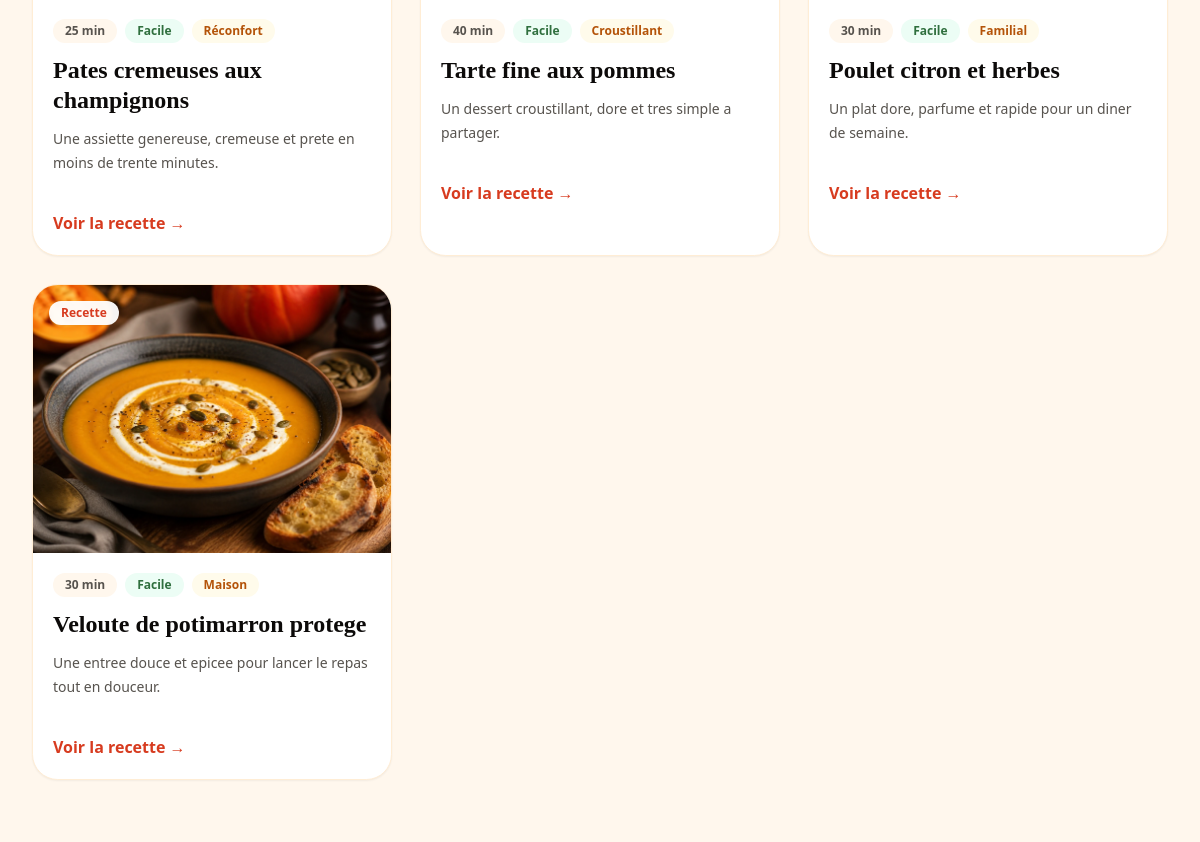
Before: / (middle part) with the older database file.
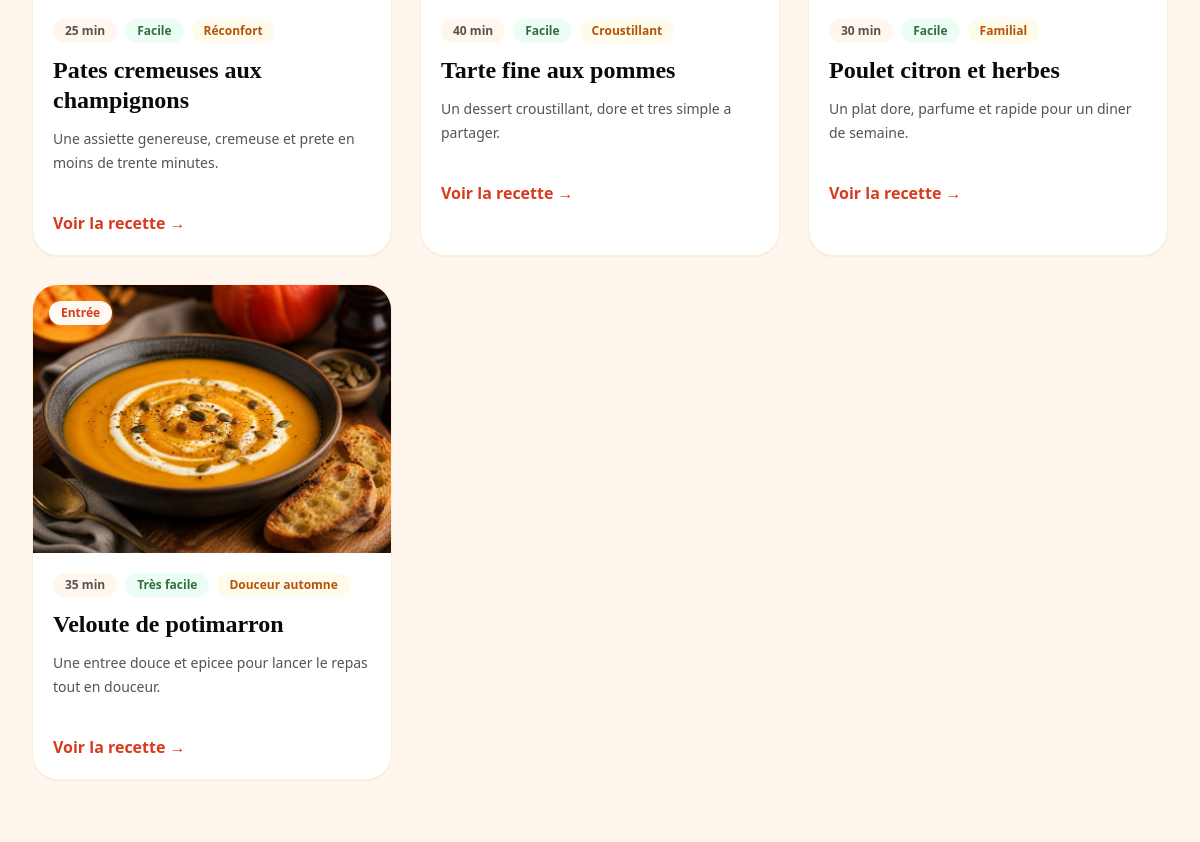
After: the same page with the newer database file.
### tables this page shows
CREATE TABLE IF NOT EXISTS recipes (
  id INT AUTO_INCREMENT PRIMARY KEY,
  title VARCHAR(150) NOT NULL,
  slug VARCHAR(180) NOT NULL UNIQUE,
  short_description VARCHAR(300) NOT NULL,
  description TEXT NOT NULL,
  ingredients TEXT NOT NULL,
  preparation_steps TEXT NOT NULL,
  image_path VARCHAR(255) NULL,
  created_at DATETIME NOT NULL DEFAULT CURRENT_TIMESTAMP,
  updated_at DATETIME NOT NULL DEFAULT CURRENT_TIMESTAMP ON UPDATE CURRENT_TIMESTAMP,
  INDEX idx_recipes_slug (slug)
);

### app/config/database.php (called while the page is built, shortened)
<?php
function db(): PDO
{
    $host = env_value('DB_HOST', '127.0.0.1');
    $port = env_value('DB_PORT', '3306');
    $name = env_value('DB_NAME', 'secure_recipes_greta92');
    $user = env_value('DB_USER', 'root');
    $password = env_value('DB_PASSWORD', '');
    $dsn = "mysql:host={$host};port={$port};dbname={$name};charset=utf8mb4";
    $pdo = new PDO($dsn, (string) $user, (string) $password, [
        PDO::ATTR_ERRMODE => PDO::ERRMODE_EXCEPTION,
        PDO::ATTR_DEFAULT_FETCH_MODE => PDO::FETCH_ASSOC,
        PDO::ATTR_EMULATE_PREPARES => false,
    ]);
    return $pdo;
}

### app/repositories/RecipeRepository.php (called while the page is built, shortened)
<?php
final class RecipeRepository
{
    public function all(): array
    {
        $stmt = $this->pdo->prepare('SELECT * FROM recipes ORDER BY created_at DESC, id DESC');
        $stmt->execute();
        return $stmt->fetchAll();
    }
}

### public/index.php (the view, shortened to what this page needs)
<?php
require_once BASE_PATH . '/app/config/database.php';
require_once BASE_PATH . '/app/repositories/RecipeRepository.php';
$recipes = [];
$dbError = null;
$recipeMeta = [
    'veloute-de-potimarron' => ['category' => 'entrees', 'label' => 'Entrée', 'time' => '35 min', 'level' => 'Très facile', 'tag' => 'Douceur automne'],
    'poulet-citron-et-herbes' => ['category' => 'plats', 'label' => 'Plat', 'time' => '30 min', 'level' => 'Facile', 'tag' => 'Familial'],
    'tarte-fine-aux-pommes' => ['category' => 'desserts', 'label' => 'Dessert', 'time' => '40 min', 'level' => 'Facile', 'tag' => 'Croustillant'],
    'pates-cremeuses-aux-champignons' => ['category' => 'plats', 'label' => 'Plat', 'time' => '25 min', 'level' => 'Facile', 'tag' => 'Réconfort'],
    'salade-mediterraneenne' => ['category' => 'entrees', 'label' => 'Entrée', 'time' => '15 min', 'level' => 'Très facile', 'tag' => 'Fraîcheur'],
    'saumon-au-four-et-legumes' => ['category' => 'plats', 'label' => 'Plat', 'time' => '35 min', 'level' => 'Facile', 'tag' => 'Équilibré'],
    'curry-de-legumes-coco' => ['category' => 'vegetarien', 'label' => 'Végétarien', 'time' => '35 min', 'level' => 'Facile', 'tag' => 'Parfumé'],
    'burger-maison-gourmand' => ['category' => 'plats', 'label' => 'Plat', 'time' => '45 min', 'level' => 'Moyen', 'tag' => 'Week-end'],
    'risotto-parmesan-et-champignons' => ['category' => 'plats', 'label' => 'Plat', 'time' => '35 min', 'level' => 'Moyen', 'tag' => 'Crémeux'],
    'fondant-au-chocolat' => ['category' => 'desserts', 'label' => 'Dessert', 'time' => '22 min', 'level' => 'Facile', 'tag' => 'Gourmand'],
];
try {
    $recipes = (new RecipeRepository(db()))->all();
} catch (Throwable $exception) {
    $dbError = 'Impossible de charger les recettes pour le moment.';
}
public_header('Accueil');
?>
<section id="recettes" class="mx-auto max-w-7xl px-4 pb-16 sm:px-6 lg:px-8">
    <?php if ($dbError): ?>
        <div class="rounded-3xl border border-amber-200 bg-amber-50 p-5 text-amber-900"><?= e($dbError) ?></div>
    <?php elseif (!$recipes): ?>
        <div class="rounded-3xl border border-orange-100 bg-white p-5 text-stone-600">Aucune recette publiée pour le moment.</div>
    <?php else: ?>
        <div class="grid gap-7 sm:grid-cols-2 lg:grid-cols-3">
            <?php foreach ($recipes as $recipe): ?>
                <?php $meta = $recipeMeta[$recipe['slug']] ?? ['category' => 'plats', 'label' => 'Recette', 'time' => '30 min', 'level' => 'Facile', 'tag' => 'Maison']; ?>
                <article class="group overflow-hidden rounded-[1.6rem] border border-orange-100 bg-white shadow-sm transition hover:-translate-y-1 hover:shadow-xl hover:shadow-orange-900/10" data-recipe-card data-category="<?= e($meta['category']) ?>" data-search="<?= e($recipe['title'] . ' ' . $recipe['short_description'] . ' ' . $meta['label'] . ' ' . $meta['tag']) ?>">
                    <a href="/recipe.php?slug=<?= e($recipe['slug']) ?>" class="block">
                        <div class="relative">
                            <img class="aspect-[4/3] w-full object-cover transition duration-500 group-hover:scale-105" src="<?= e(recipe_image_url($recipe['image_path'])) ?>" alt="">
                            <span class="absolute left-4 top-4 rounded-full bg-white/95 px-3 py-1 text-xs font-extrabold text-tomato shadow-sm"><?= e($meta['label']) ?></span>
                        </div>
                        <div class="p-5">
                            <div class="mb-3 flex flex-wrap gap-2 text-xs font-extrabold text-stone-600">
                                <span class="rounded-full bg-orange-50 px-3 py-1"><?= e($meta['time']) ?></span>
                                <span class="rounded-full bg-emerald-50 px-3 py-1 text-herb"><?= e($meta['level']) ?></span>
                                <span class="rounded-full bg-amber-50 px-3 py-1 text-amber-700"><?= e($meta['tag']) ?></span>
                            </div>
                            <h3 class="font-serif text-2xl font-bold leading-tight text-stone-950"><?= e($recipe['title']) ?></h3>
                            <p class="mt-3 min-h-16 text-sm leading-6 text-stone-600"><?= e($recipe['short_description']) ?></p>
                            <span class="mt-5 inline-flex font-extrabold text-tomato">Voir la recette →</span>
                        </div>
                    </a>
                </article>
            <?php endforeach; ?>
        </div>
    <?php endif; ?>
</section>
<?php public_footer(); ?>

### app/helpers/functions.php (shortened to what this page needs)
<?php
function e(mixed $value): string
{
    return htmlspecialchars((string) $value, ENT_QUOTES, 'UTF-8');
}
function asset(string $path): string
{
    return '/' . ltrim($path, '/');
}
function recipe_image_url(?string $imagePath): string
{
    return asset($imagePath);
}
function public_header(string $title): void
{
    $pageTitle = e($title . ' - Mijoté Maison');
    echo <<<HTML
<!doctype html>
<html lang="fr">
<head>
    <meta charset="utf-8">
    <meta name="viewport" content="width=device-width, initial-scale=1">
    <title>{$pageTitle}</title>
    <link rel="stylesheet" href="/assets/css/output.css">
    <script src="/assets/js/presentation.js" defer></script>
    <script src="/assets/js/recipes.js" defer></script>
</head>
<body class="min-h-screen bg-cream text-stone-900 antialiased">
<header class="sticky top-0 z-40 border-b border-orange-100 bg-cream/95 shadow-sm backdrop-blur">
    <nav class="mx-auto flex max-w-7xl items-center justify-between px-4 py-3 sm:px-6 lg:px-8">
        <a href="/" class="flex items-center gap-3 text-stone-950">
            <img class="h-12 w-12 rounded-2xl" src="/assets/img/logo-mijote-maison.svg" alt="">
            <span class="leading-tight">
                <span class="block font-serif text-xl font-bold">Mijoté Maison</span>
                <span class="block text-xs font-extrabold uppercase tracking-[0.18em] text-herb">Recettes de saison</span>
            </span>
        </a>
        <div class="flex items-center gap-5 text-sm">
HTML;
    echo <<<HTML
        </div>
    </nav>
</header>
<main>
HTML;
}
function public_footer(): void
{
    echo <<<HTML
</main>
<footer class="border-t border-orange-100 bg-[#fff1dc]">
    <div class="mx-auto flex max-w-7xl flex-col gap-3 px-4 py-8 text-sm text-stone-600 sm:flex-row sm:items-center sm:justify-between sm:px-6 lg:px-8">
        <p><strong class="text-stone-900">Mijoté Maison</strong> - Des recettes simples pour cuisiner avec plaisir.</p>
        <p>Recettes familiales · Plats maison · Desserts gourmands</p>
    </div>
</footer>
</body>
</html>
HTML;
}

Changed rows visible on the page:
changed recipes "Une entree douce et epicee pour lancer le repas tout en douceur.": slug "Recette" → "Entrée"; slug "30 min" → "35 min"; slug "Facile" → "Très facile"; slug "Maison" → "Douceur automne"; title "Veloute de potimarron protege" → "Veloute de potimarron"
